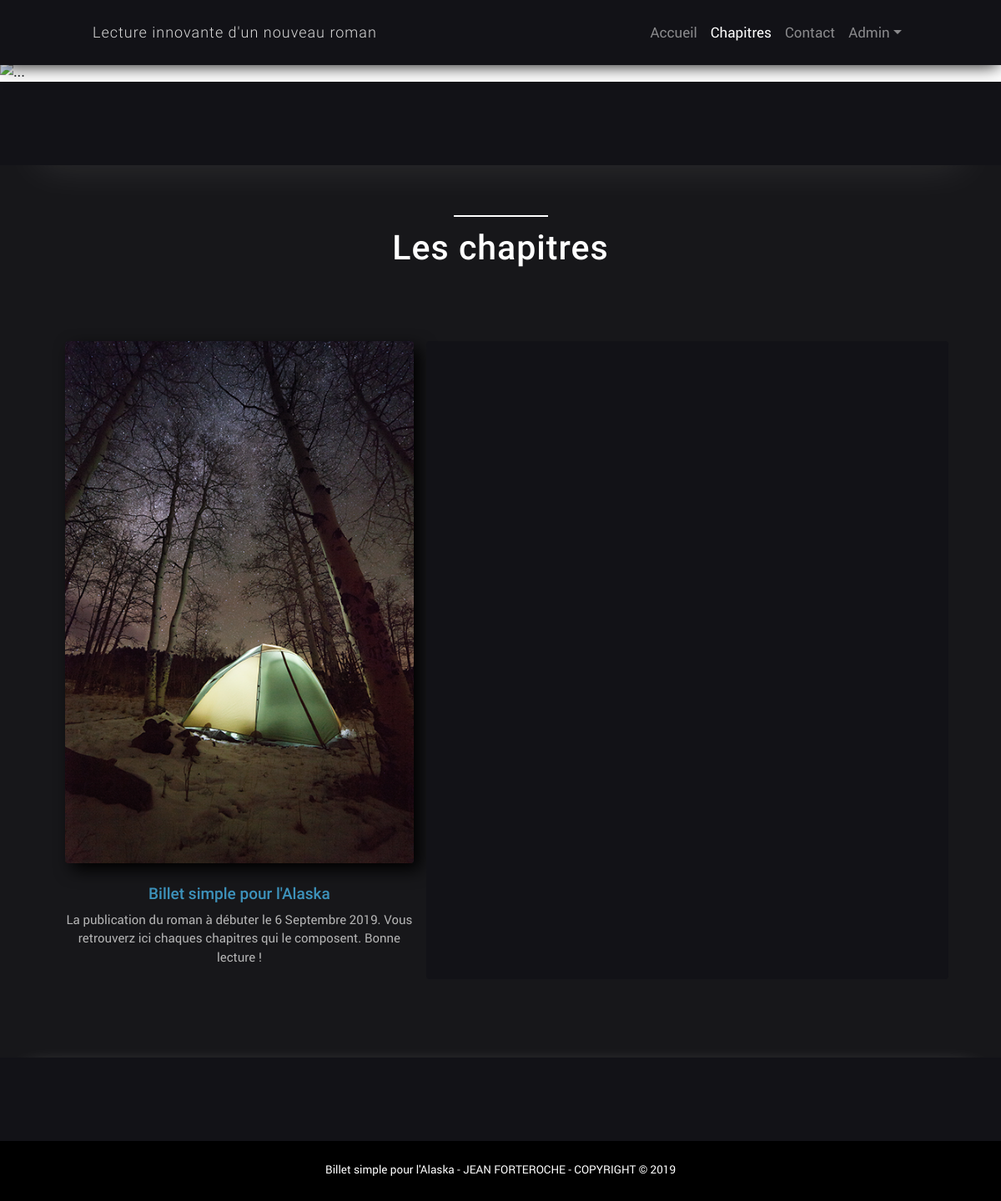
The page /index.php?action=Chapitres on the database as committed earlier.
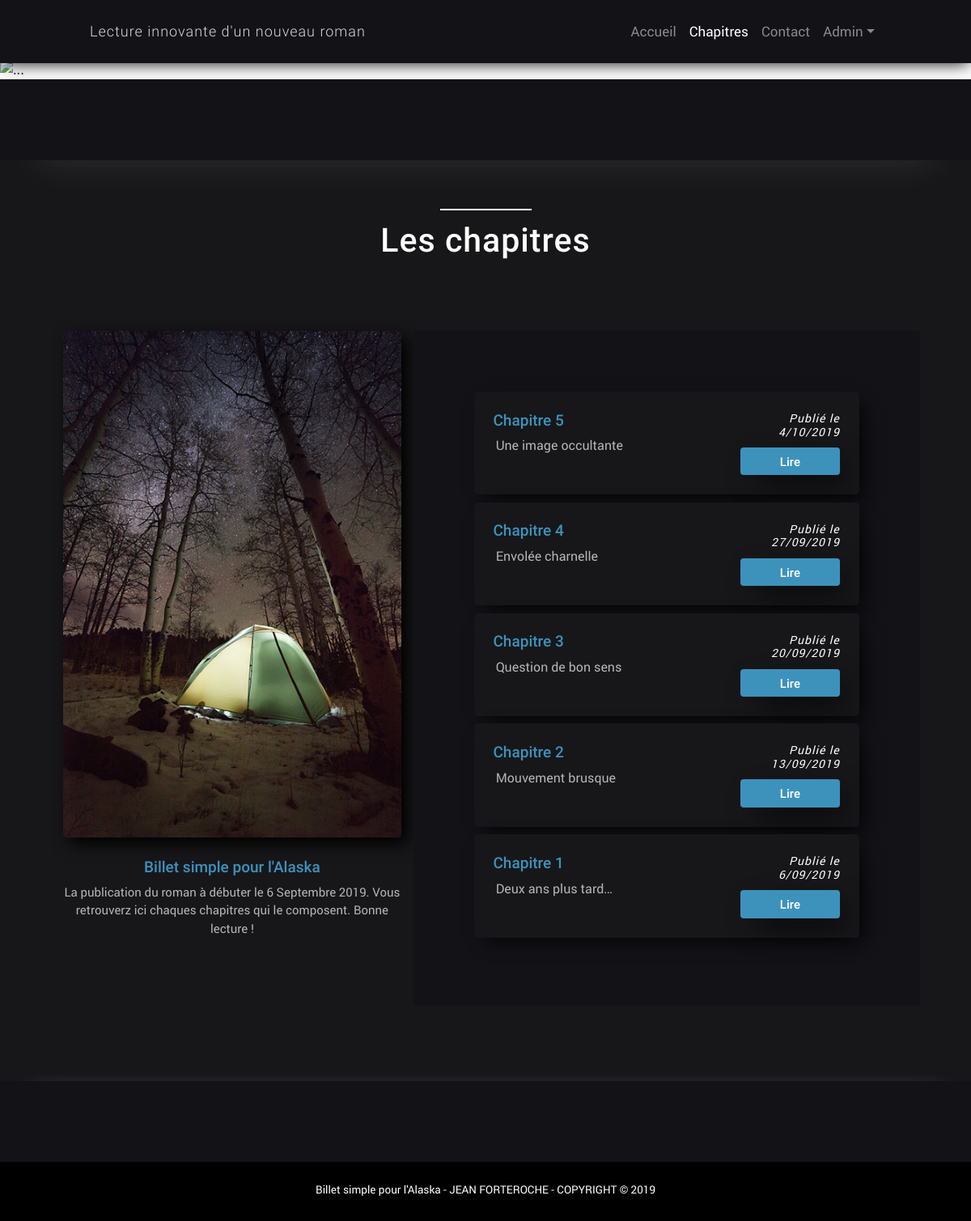
The same page on the database as committed later.
### tables this page shows
CREATE TABLE `chapitres` (
  `id_chapitre` int(11) NOT NULL,
  `numero` varchar(20) NOT NULL,
  `titre` varchar(255) NOT NULL,
  `date_creation` datetime NOT NULL,
  `date_publication` datetime NOT NULL,
  `statut` int(11) NOT NULL,
  `content_text` text NOT NULL,
  `content_img` text NOT NULL
);

### controller/ctrl-Frontend.php (called while the page is built, shortened)
<?php
require('model/ChapterManager.php');
	function viewChapters()
		{
		    $chapterManager = new ChapterManager();
		    $chapters = $chapterManager->getChapters();
			require 'view/frontend/chapitresView.php';
		}

### model/ChapterManager.php (called while the page is built, shortened)
<?php
class ChapterManager extends Manager
    {
        public function getChapters()
            {
                $db = $this->dbConnect();
                $chapters = $db->query('SELECT id_chapitre, numero, titre, DATE_FORMAT(date_publication, "%e/%m/%Y") AS date_publication_fra FROM chapitres WHERE statut="1" ORDER BY date_publication DESC');
                return $chapters;
            }
    }

### view/frontend/chapitresView.php (the view, shortened to what this page needs)
    <a id="navTitre" class="navbar-brand" href="#">
        Lecture innovante d'un nouveau roman
    </a>
    <li class="nav-item">
        <a class="nav-link" href="index.php">Accueil</a>
    </li>
    <li class="nav-item active">
        <a class="nav-link" href="<?='index.php?action=Chapitres'?>">Chapitres</a>
    </li>
    <li class="nav-item">
        <a class="nav-link" href="<?='index.php?action=Contact'?>">Contact</a>
    </li>
    <section id="introImgContenair" class="" >
        <img id="introImg" src="public/images/chapitresImg1.png" alt= "...">
        <h2 class="container-fluid">Il était une fois...</h2>
    </section>
    <section id="transition1"></section>
    <section id="bio">
        <div id="bioContenair" class="container">
            <hr>
            <h2>Les chapitres</h2>
            <div id="chapsPart1" class="row">
            	<div id="chapsListImg" class="col-lg-5">
                    <img src="public/images/chapitresImg2.png" class="img-responsive center-block">
                    <h6>Billet simple pour l'Alaska</h6>
                    <p>
                        La publication du roman à débuter le 6 Septembre 2019. Vous retrouverz ici chaques chapitres qui le composent. Bonne lecture !
                    </p>
                </div>
                <div id="chapsPart2" class="col-xs-12 col-lg-7">
                    <?php while ($data = $chapters->fetch()): ?>
		                <div id="chapPreviewFull" class="col-12">
	                        <div class="row justify-content-between">
	                            <div class="col-5">
	                                <h4><?php echo htmlspecialchars($data['numero']); ?></h4>
	                                <p><?php echo htmlspecialchars($data['titre']); ?></p>
	                            </div>
	                            <div class="col-4">
	                                <h5>Publié le <?php echo htmlspecialchars($data['date_publication_fra']); ?></h5>
	                                <input id="lireBtn" type="button" class="btn btn-info" value="Lire" onclick="window.location.href='<?= "index.php?action=Chapitre&idChapitre=" . $data["id_chapitre"] ?>'">
	                            </div>
	    					</div>
	                    </div>
            		<?php endwhile; ?>
                </div>
            </div>
        </div>
    </section>
    <section id="transition2"></section>
<?php require('template.php'); ?>

Rows that differ between the two databases and show on the page:
now on this page (row edited): chapitres: numero "Chapitre 5", titre "Une image occultante", date_publication_fra "4/10/2019"
now on this page (row edited): chapitres: numero "Chapitre 4", titre "Envolée charnelle", date_publication_fra "27/09/2019"
now on this page (row edited): chapitres: numero "Chapitre 3", titre "Question de bon sens", date_publication_fra "20/09/2019"
now on this page (row edited): chapitres: numero "Chapitre 2", titre "Mouvement brusque", date_publication_fra "13/09/2019"
now on this page (row edited): chapitres: numero "Chapitre 1", titre "Deux ans plus tard…", date_publication_fra "6/09/2019"
